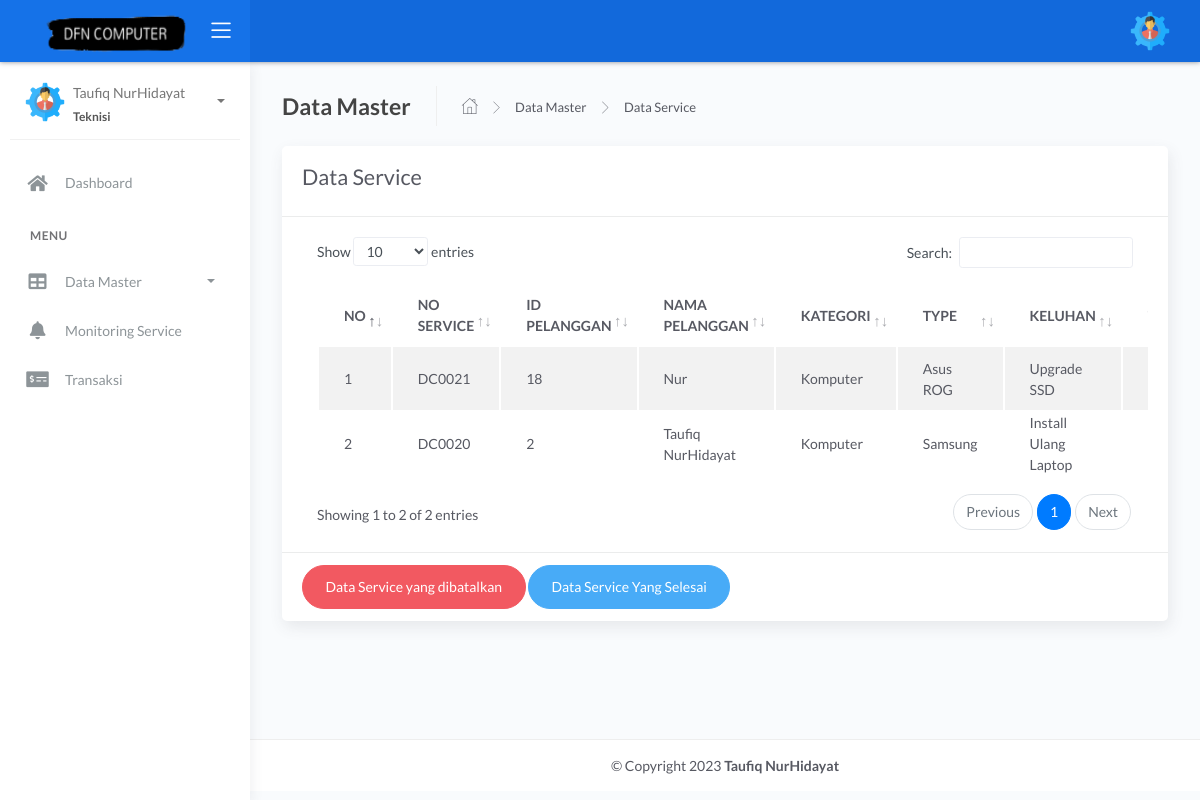
Before: /admin/teknisi/service.php (signed in) with the older database file.
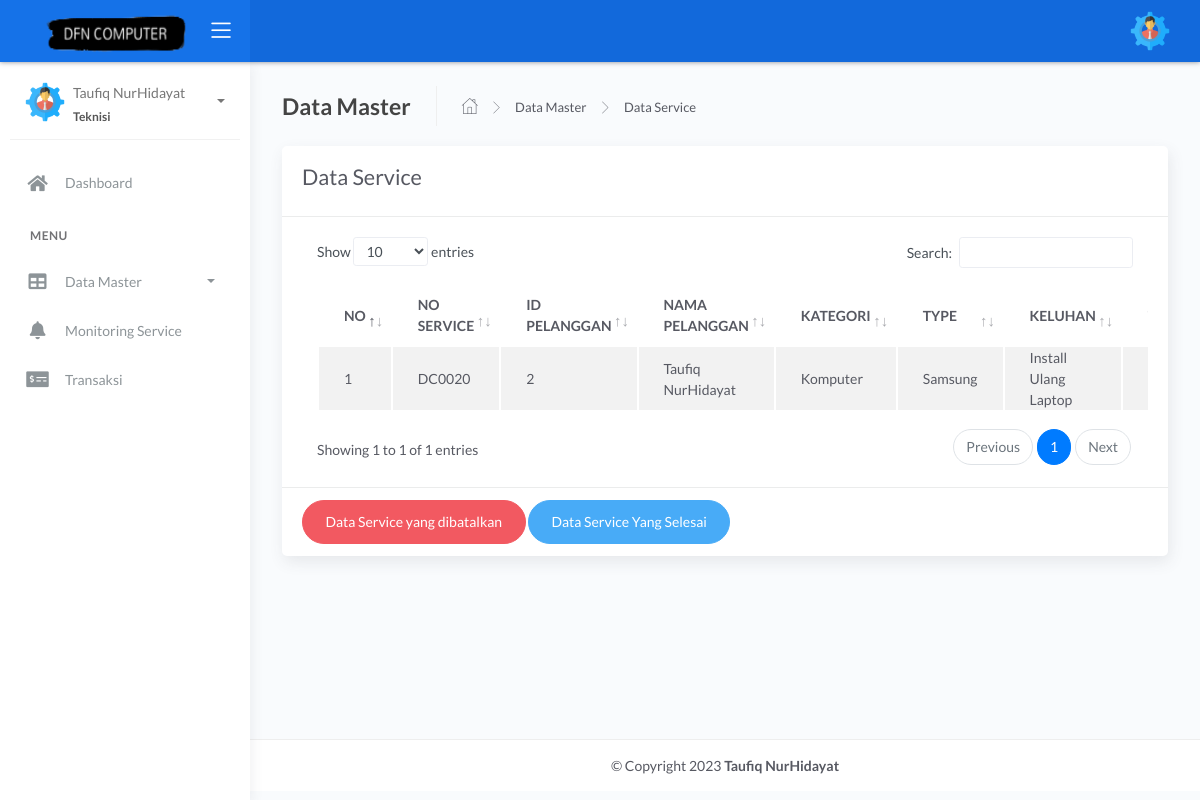
After: the same page with the newer database file.
### tables this page shows
CREATE TABLE `service` (
  `no_service` int(11) NOT NULL,
  `id_pelanggan` int(11) NOT NULL,
  `kategori` varchar(255) NOT NULL,
  `type` varchar(255) NOT NULL,
  `keluhan` text NOT NULL,
  `tanggal` datetime DEFAULT current_timestamp(),
  `progres` varchar(255) NOT NULL,
  `keterangan` varchar(255) NOT NULL
);

CREATE TABLE `pelanggan` (
  `id_pelanggan` int(10) NOT NULL,
  `nama` varchar(100) NOT NULL,
  `password` varchar(100) NOT NULL,
  `hp` varchar(25) NOT NULL,
  `email` varchar(100) NOT NULL,
  `jk` varchar(100) NOT NULL,
  `alamat` varchar(255) NOT NULL,
  `status` varchar(255) NOT NULL
);

### admin/teknisi/service.php (the view, shortened to what this page needs)
<?php include 'header.php';
?>
<div class="main-panel">
	<div class="content">
		<div class="page-inner ">
			<div class="page-header">
				<h4 class="page-title">Data Master</h4>
				<ul class="breadcrumbs">
					<li class="nav-home">
						<a href="index.php">
							<i class="flaticon-home"></i>
						</a>
					</li>
					<li class="separator">
						<i class="flaticon-right-arrow"></i>
					</li>
					<li class="nav-item">
						<a href="#">Data Master</a>
					</li>
					<li class="separator">
						<i class="flaticon-right-arrow"></i>
					</li>
					<li class="nav-item">
						<a href="service.php">Data Service</a>
					</li>
				</ul>
			</div>
			<div class="row ">
				<div class="col-md-12">
					<div class="card">
						<div class=" card-header ">
							<h2>Data Service</h2>
						</div>
						<div class="card-body">
							<div class="table-responsive">
								<table id="tableservice" class="display table table-striped table-hover">
									<thead>
										<tr>
											<th>NO</th>
											<th>NO SERVICE</th>
											<th>ID PELANGGAN</th>
											<th>NAMA PELANGGAN</th>
											<th>KATEGORI</th>
											<th>TYPE</th>
											<th>KELUHAN</th>
											<th>TANGGAL</th>
										</tr>
									</thead>
									<tbody>
										<?php
										include '../../koneksi.php';
										$no = 1;
										$data1 = mysqli_query($koneksi, "SELECT * FROM service JOIN pelanggan on pelanggan.id_pelanggan = service.id_pelanggan WHERE progres IN ('Dalam Antrian') ORDER BY no_service DESC");
										while ($data = mysqli_fetch_array($data1)) {
										?>
											<tr>
												<td><?php echo $no++; ?></td>
												<td>DC00<?php echo $data['no_service']; ?></td>
												<td><?php echo $data['id_pelanggan']; ?></td>
												<td><?php echo $data['nama']; ?></td>
												<td><?php echo $data['kategori']; ?></td>
												<td><?php echo $data['type']; ?></td>
												<td><?php echo $data['keluhan']; ?></td>
												<td><?php echo $data['tanggal']; ?> </td>
												<td>
													<div class="form-button-action">
														<div class="modal fade" id="editservice_<?php echo $data['no_service']; ?>" tabindex="-1" role="dialog" aria-hidden="true">
														<?php
													}
														?>
														</div>
													</div>
												</td>
											</tr>
									</tbody>
								</table>
							</div>
						</div>
						<div class="card-footer">
							<div class="align-items-center">
								<a class="btn btn-danger btn-round ml-auto" href="service_batal_tabel.php">
									Data Service yang dibatalkan
								</a>
								<a class="btn btn-info btn-round ml-auto" href="service_selesai_tabel.php">
									Data Service Yang Selesai
								</a>
							</div>
						</div>
					</div>
				</div>
			</div>
		</div>
	</div>
	<?php include 'footer.php'; ?>
</div>

Changed rows visible on the page:
no longer on this page (row edited): service: no_service "21", id_pelanggan.id_pelanggan "18", id_pelanggan.nama "Nur", kategori "Komputer", type "Asus ROG", keluhan "Upgrade SSD"
Other visible differences:
text written by a page script: "Show entries Search: Showing 1 to 2 of 2 entries Previous 1 Next" → "Show entries Search: Showing 1 to 1 of 1 entries Previous 1 Next"
